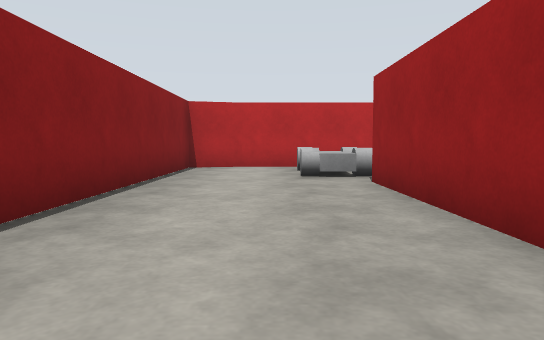
view 1 (above)

13 first-person views from a walk through a Gazebo world. The camera is 0.94 m above the floor, tilts 4° down and sees 70° across. The floor is counted in squares, 2 m on a side. Each view is taken from the middle of a square. On the plan, view 1 faces up. The plan holds only what a view shows up to about 9 squares ahead; the rest is blank. Robots are left out. Simple patterns stand in for the simulator's built-in surfaces. Some surface patterns are stand-ins.

view 2
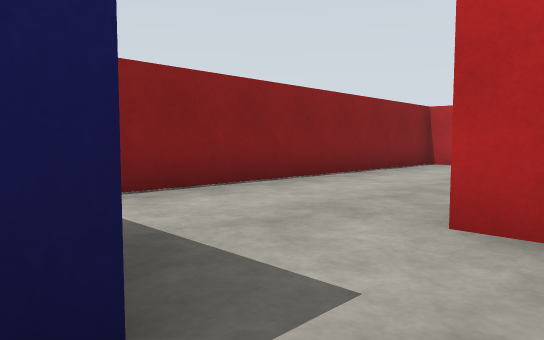

view 3
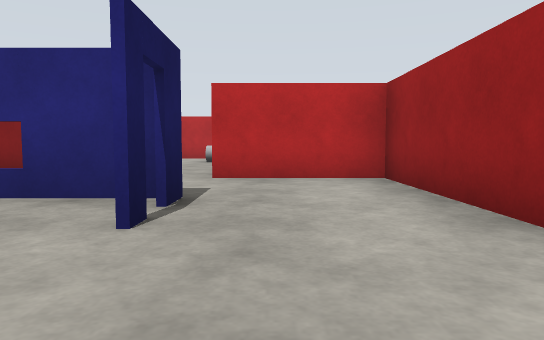

view 4
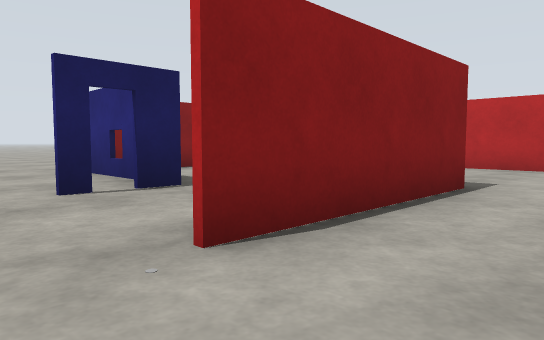

view 5
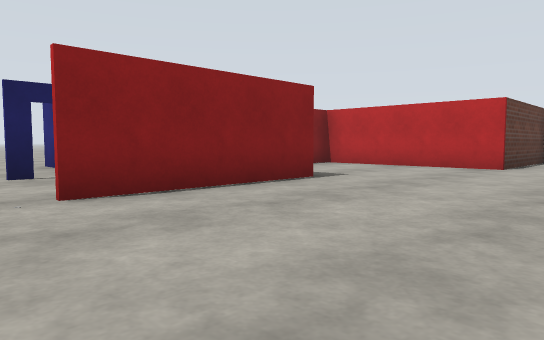

view 6
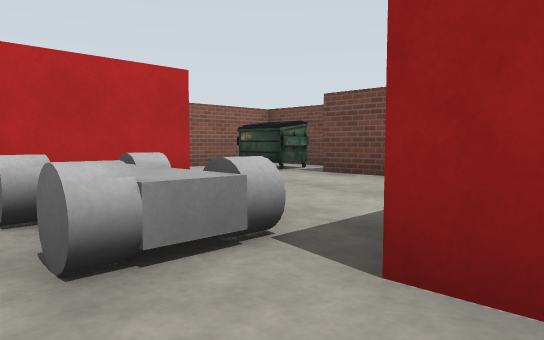

view 7
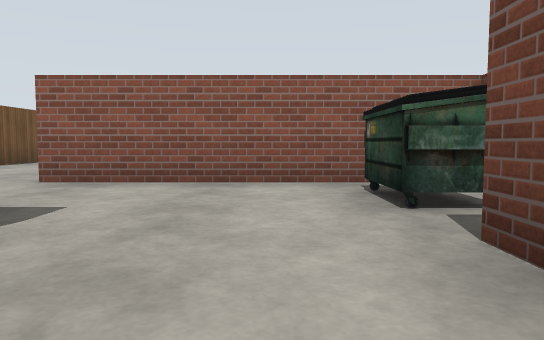

view 8
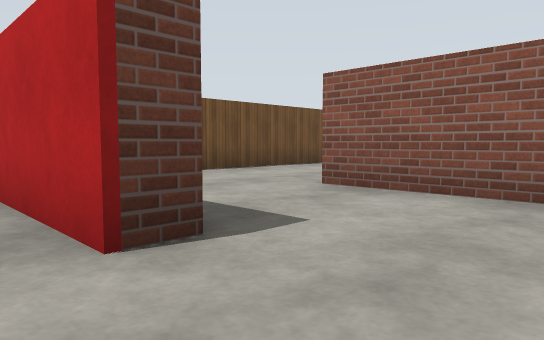

view 9
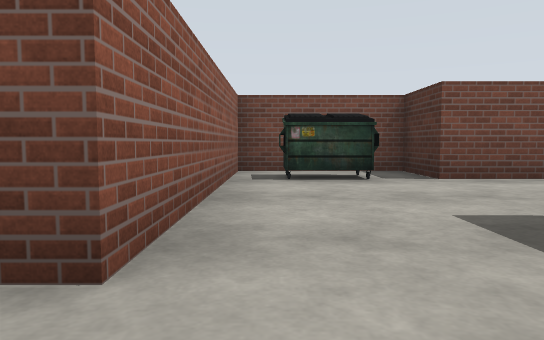

view 10
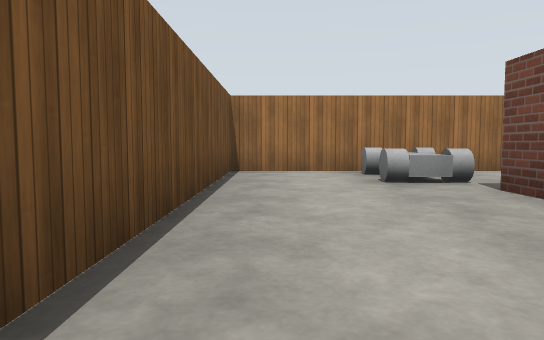

view 11
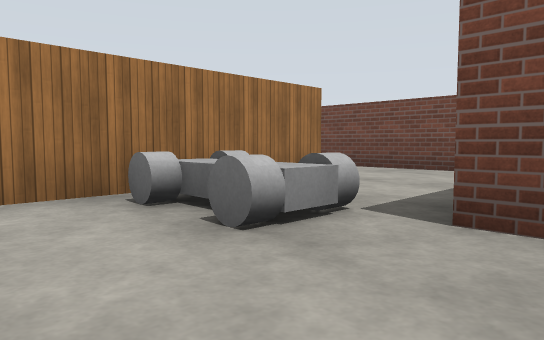

view 12
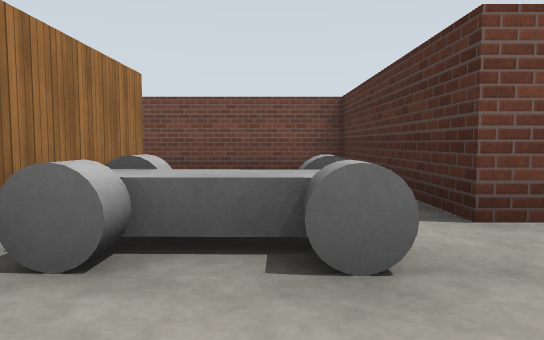

view 13
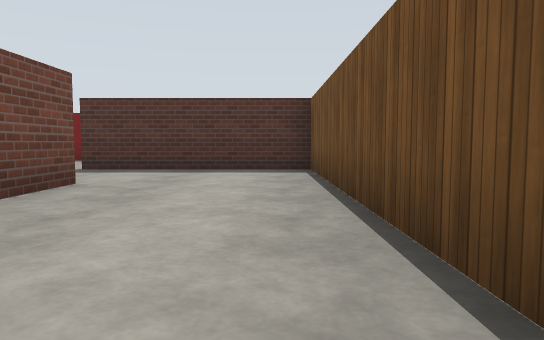

### Floor plan
Ten units are one square. View 1 is at (0, 0); x grows to the right and y downward. Boxes are objects, and circles mark ways between rooms. Rooms are numbered by the first view taken in them; rooms with no view inside come last. Other rooms are left out.
<svg viewBox="-35 -180 110 335">
<path fill="none" stroke="#000" d="M24 -76 -6 -76 -17 -73 -17 -5M12 -16 12 -45M50 -64 50 -78M12 6 12 12M35 19 35 -12 11 -12M12 15 12 20M11 7 -17 7M36 -12 36 21M12 -106 12 -138 57 -138 57 -165M35 -165 -17 -165 -17 -81 5 -81M50 -78 64 -78 64 -106 12 -106M5 -81 24 -81 24 -76"/>
<rect x="5" y="-65" width="10" height="20" fill="#bbb"><title>car</title></rect>
<rect x="5" y="-165" width="10" height="30" fill="#bbb"><title>car</title></rect>
<rect x="45" y="-105" width="20" height="20" fill="#bbb"><title>dumpster</title></rect>
<circle cx="10" cy="0" r="3" fill="#2a7"/>
<circle cx="35" cy="-80" r="3" fill="#2a7"/>
<circle cx="10" cy="10" r="3" fill="#2a7"/>
<circle cx="25" cy="10" r="3" fill="#2a7"/>
<circle cx="15" cy="-95" r="3" fill="#2a7"/>
<text x="10" y="-50">1</text>
<text x="20" y="0">2</text>
<text x="70" y="150">3</text>
<text x="10" y="-140">4</text>
<text x="30" y="-90">5</text>
</svg>
Room 1 opens to room 2. Room 1 opens to room 5. Room 2 opens to room 3. Room 4 opens to room 5.

Where each view was taken, in squares from view 1:
view 1: 0 up, 0 right, facing up
view 2: 1 down, 2 right, facing up-left
view 3: 4 down, 2 right, facing up
view 4: 3 down, 5 right, facing up-left
view 5: 3 down, 7 right, facing up-left
view 6: 4 up, 0 right, facing up-right
view 7: 6 up, 4 right, facing up
view 8: 7 up, 4 right, facing up-left
view 9: 10 up, 0 right, facing right
view 10: 10 up, 1 left, facing up
view 11: 13 up, 1 left, facing up-right
view 12: 15 up, 1 left, facing right
view 13: 15 up, 1 left, facing down
